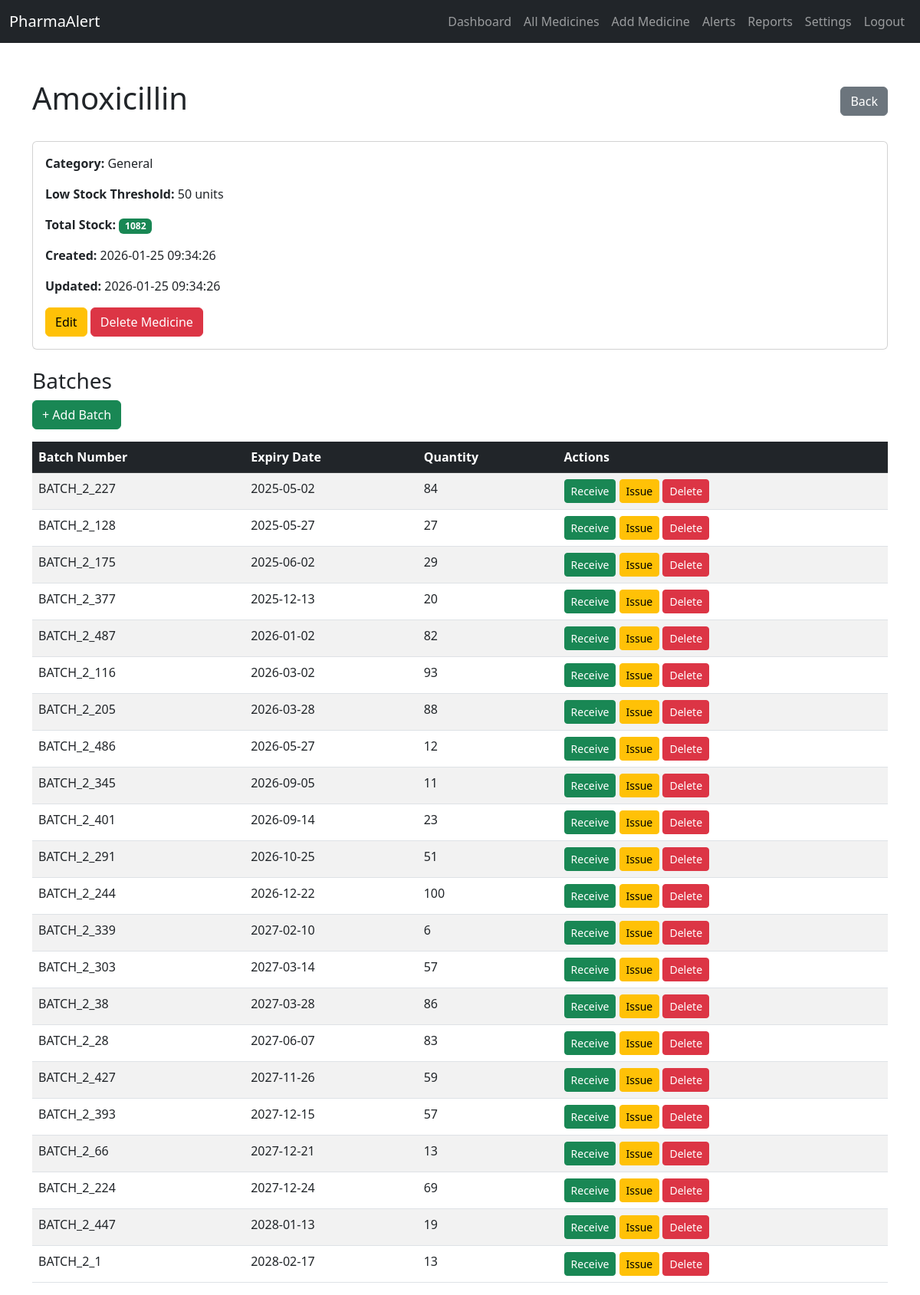
/medicine/2 (signed in), run on the app's committed database.
### tables this page shows
CREATE TABLE medicines (
        id INTEGER PRIMARY KEY AUTOINCREMENT,
        name TEXT UNIQUE NOT NULL,
        category TEXT,
        low_stock_threshold INTEGER DEFAULT 50,
        created_at TIMESTAMP DEFAULT CURRENT_TIMESTAMP,
        updated_at TIMESTAMP DEFAULT CURRENT_TIMESTAMP
    );

CREATE TABLE batches (
        id INTEGER PRIMARY KEY AUTOINCREMENT,
        medicine_id INTEGER NOT NULL,
        batch_number TEXT NOT NULL,
        expiry_date DATE NOT NULL,
        quantity INTEGER NOT NULL,
        created_at TIMESTAMP DEFAULT CURRENT_TIMESTAMP,
        updated_at TIMESTAMP DEFAULT CURRENT_TIMESTAMP,
        FOREIGN KEY (medicine_id) REFERENCES medicines(id),
        UNIQUE(medicine_id, batch_number)
    );

### app.py (the view)
@app.route("/medicine/<int:medicine_id>")
@login_required
def medicine_detail(medicine_id):
    medicine = get_medicine(medicine_id)
    if not medicine:
        flash("Medicine not found", "danger")
        return redirect(url_for("medicines_list"))
    batches = get_batches_by_medicine(medicine_id)
    total_stock = sum(b["quantity"] for b in batches)
    return render_template("medicine_detail.html", medicine=medicine, batches=batches, total_stock=total_stock)

### app.py (called while the page is built)
@login_manager.user_loader
def load_user(user_id):
    return get_user_by_id(int(user_id))

### auth.py (called while the page is built)
def get_user_by_id(user_id):
    conn = sqlite3.connect(DB_PATH)
    conn.row_factory = sqlite3.Row
    cursor = conn.cursor()
    cursor.execute("SELECT * FROM users WHERE id = ?", (user_id,))
    row = cursor.fetchone()
    conn.close()
    if row:
        return User(row["id"], row["username"], row["role"])
    return None

### operations.py (called while the page is built)
def get_db():
    conn = sqlite3.connect(DB_PATH)
    conn.row_factory = sqlite3.Row
    return conn

def get_medicine(medicine_id):
    conn = get_db()
    cursor = conn.cursor()
    cursor.execute("SELECT * FROM medicines WHERE id = ?", (medicine_id,))
    row = cursor.fetchone()
    conn.close()
    return dict(row) if row else None

def get_batches_by_medicine(medicine_id):
    conn = get_db()
    cursor = conn.cursor()
    cursor.execute(
        "SELECT * FROM batches WHERE medicine_id = ? ORDER BY expiry_date ASC",
        (medicine_id,)
    )
    rows = cursor.fetchall()
    conn.close()
    return [dict(row) for row in rows]

### templates/medicine_detail.html (shortened to what this page needs)
<!DOCTYPE html>
<html lang="en">
<head>
    <link href="https://cdn.jsdelivr.net/npm/bootstrap@5.3.0/dist/css/bootstrap.min.css" rel="stylesheet">
</head>
<body>
<nav class="navbar navbar-expand-lg navbar-dark bg-dark">
    <div class="container-fluid">
        <a class="navbar-brand" href="/">PharmaAlert</a>
        <div class="collapse navbar-collapse" id="navbarNav">
            <ul class="navbar-nav ms-auto">
                <li class="nav-item"><a class="nav-link" href="/dashboard">Dashboard</a></li>
                <li class="nav-item"><a class="nav-link" href="/medicines">All Medicines</a></li>
                <li class="nav-item"><a class="nav-link" href="/add-medicine">Add Medicine</a></li>
                <li class="nav-item"><a class="nav-link" href="/alerts">Alerts</a></li>
                <li class="nav-item"><a class="nav-link" href="/reports">Reports</a></li>
                <li class="nav-item"><a class="nav-link" href="/settings">Settings</a></li>
                <li class="nav-item"><a class="nav-link" href="/logout">Logout</a></li>
            </ul>
        </div>
    </div>
</nav>
<div class="container mt-5">
    <div class="d-flex justify-content-between align-items-center mb-4">
        <h1>{{ medicine.name }}</h1>
        <a href="/medicines" class="btn btn-secondary">Back</a>
    </div>
    <div class="card mb-4">
        <div class="card-body">
            <p><strong>Category:</strong> {{ medicine.category or '-' }}</p>
            <p><strong>Low Stock Threshold:</strong> {{ medicine.low_stock_threshold }} units</p>
            <p><strong>Total Stock:</strong> <span class="badge bg-success">{{ total_stock }}</span></p>
            <p><strong>Created:</strong> {{ medicine.created_at }}</p>
            <p><strong>Updated:</strong> {{ medicine.updated_at }}</p>
            <a href="/medicine/{{ medicine.id }}/edit" class="btn btn-warning">Edit</a>
            <a href="/medicine/{{ medicine.id }}/delete" class="btn btn-danger" onclick="return confirm('Delete this medicine and all batches?')">Delete Medicine</a>
        </div>
    </div>
    <h3>Batches</h3>
    <div class="mb-3">
        <a href="/medicine/{{ medicine.id }}/add-batch" class="btn btn-success">+ Add Batch</a>
    </div>
    {% if batches %}
    <table class="table table-striped table-hover">
        <thead class="table-dark">
            <tr>
                <th>Batch Number</th>
                <th>Expiry Date</th>
                <th>Quantity</th>
                <th>Actions</th>
            </tr>
        </thead>
        <tbody>
            {% for batch in batches %}
            <tr>
                <td>{{ batch.batch_number }}</td>
                <td>{{ batch.expiry_date }}</td>
                <td>{{ batch.quantity }}</td>
                <td>
                    <a href="/batch/{{ batch.id }}/receive" class="btn btn-sm btn-success">Receive</a>
                    <a href="/batch/{{ batch.id }}/issue" class="btn btn-sm btn-warning">Issue</a>
                    <a href="/batch/{{ batch.id }}/delete" class="btn btn-sm btn-danger" onclick="return confirm('Delete?')">Delete</a>
                </td>
            </tr>
            {% endfor %}
        </tbody>
    </table>
    {% else %}
    <div class="alert alert-warning">No batches. <a href="/medicine/{{ medicine.id }}/add-batch">Add one</a>.</div>
    {% endif %}
</div>
</body>
</html>

### data on the page
medicines: name "Amoxicillin", category "General", low_stock_threshold "50", created_at "2026-01-25 09:34:26", updated_at "2026-01-25 09:34:26"
batches: batch_number "BATCH_2_227", expiry_date "2025-05-02", quantity "84"
batches: batch_number "BATCH_2_128", expiry_date "2025-05-27", quantity "27"
batches: batch_number "BATCH_2_175", expiry_date "2025-06-02", quantity "29"
batches: batch_number "BATCH_2_377", expiry_date "2025-12-13", quantity "20"
batches: batch_number "BATCH_2_487", expiry_date "2026-01-02", quantity "82"
batches: batch_number "BATCH_2_116", expiry_date "2026-03-02", quantity "93"
batches: batch_number "BATCH_2_205", expiry_date "2026-03-28", quantity "88"
batches: batch_number "BATCH_2_486", expiry_date "2026-05-27", quantity "12"
batches: batch_number "BATCH_2_345", expiry_date "2026-09-05", quantity "11"
batches: batch_number "BATCH_2_401", expiry_date "2026-09-14", quantity "23"
batches: batch_number "BATCH_2_291", expiry_date "2026-10-25", quantity "51"
batches: batch_number "BATCH_2_244", expiry_date "2026-12-22", quantity "100"
batches: batch_number "BATCH_2_339", expiry_date "2027-02-10", quantity "6"
batches: batch_number "BATCH_2_303", expiry_date "2027-03-14", quantity "57"
batches: batch_number "BATCH_2_38", expiry_date "2027-03-28", quantity "86"
batches: batch_number "BATCH_2_28", expiry_date "2027-06-07", quantity "83"
batches: batch_number "BATCH_2_427", expiry_date "2027-11-26", quantity "59"
batches: batch_number "BATCH_2_393", expiry_date "2027-12-15", quantity "57"
batches: batch_number "BATCH_2_66", expiry_date "2027-12-21", quantity "13"
batches: batch_number "BATCH_2_224", expiry_date "2027-12-24", quantity "69"
batches: batch_number "BATCH_2_447", expiry_date "2028-01-13", quantity "19"
batches: batch_number "BATCH_2_1", expiry_date "2028-02-17", quantity "13"

### other printed values
{{ total_stock }} "1082"
